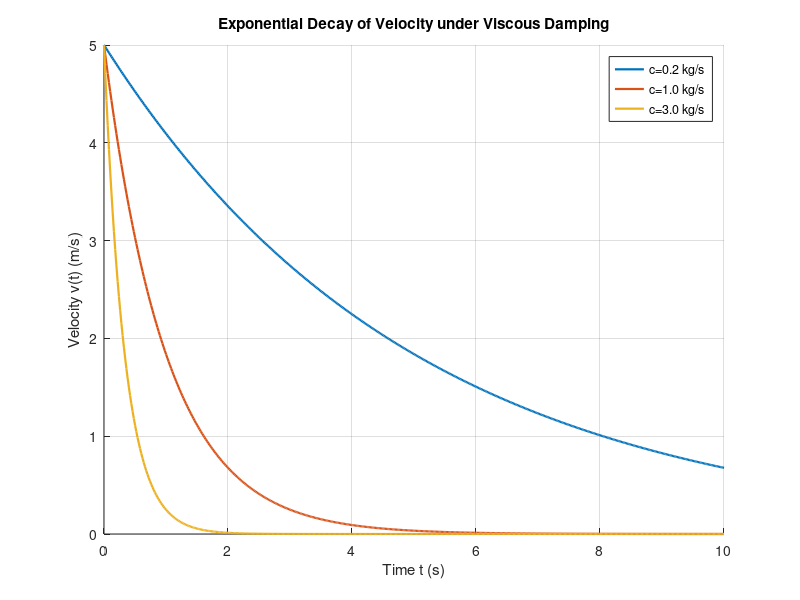

Recreate this plot in MATLAB.
clear;

m  = 1.0;            % mass (kg)
v0 = 5.0;            % initial velocity (m/s)
c_values = [0.2, 1, 3];   % damping coefficients (kg/s)
t = linspace(0,10,500);   % time vector (s)

figure();
hold on;
for c = c_values
    v = v0 * exp(-(c/m)*t);
    plot(t, v, 'LineWidth', 1.6);
end
hold off;

xlabel('Time t (s)');
ylabel('Velocity v(t) (m/s)');
title('Exponential Decay of Velocity under Viscous Damping');
legend(arrayfun(@(c) sprintf('c=%.1f kg/s',c), c_values, 'UniformOutput',false));
grid on;
